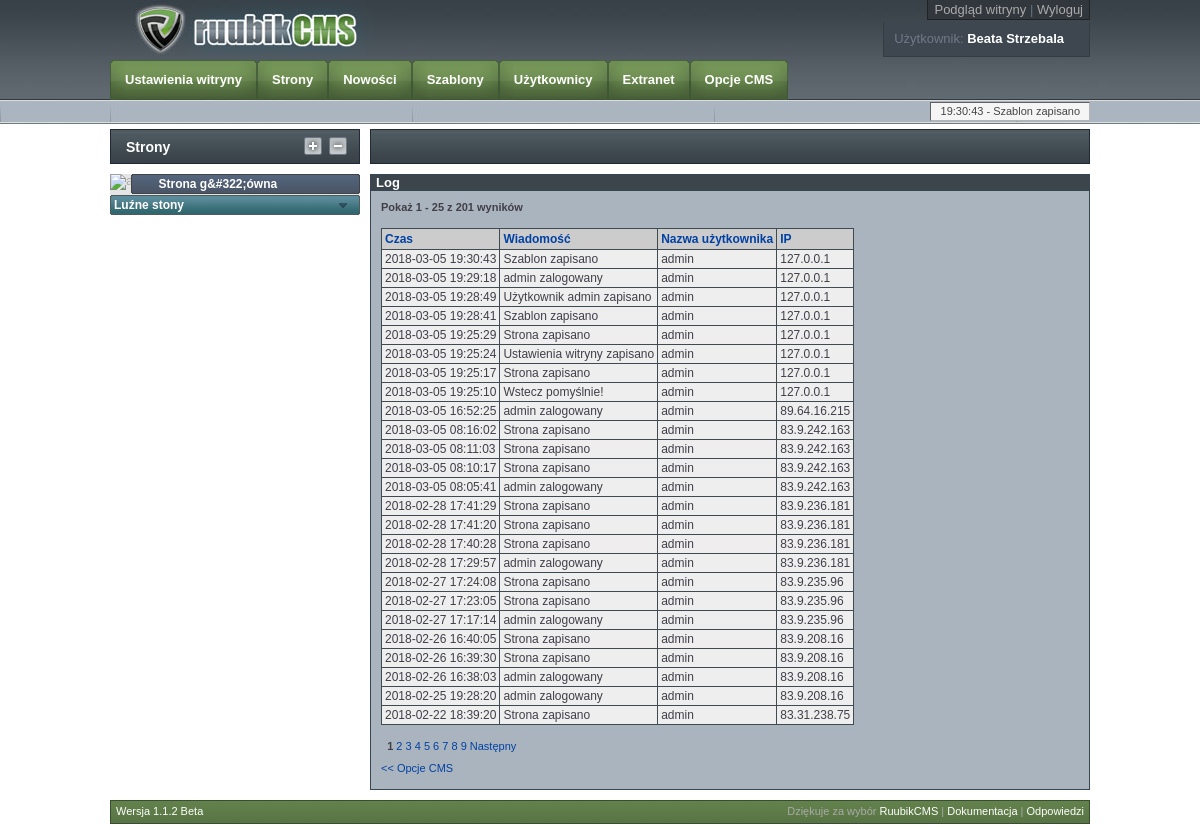
Screenshot of /ruubikcms/cms/showlog.php (signed in) with the database file from the repository.
### tables this page shows
CREATE TABLE "log" ("id" INTEGER PRIMARY KEY  NOT NULL ,"msg" TEXT,"time" TEXT,"ip" TEXT,"user" TEXT);

CREATE TABLE "page" ("pageurl" text PRIMARY KEY ,"name" text,"title" text,"header1" text,"description" text,"keywords" text,"content" text,"mother" text,"levelnum" integer,"ordernum" integer,"image1" text,"image2" text,"lang" text,"pagetype" integer,"extracode" text,"status" integer, "updater" TEXT, "updated" TEXT, "creator" TEXT, "image3" TEXT);

### ruubikcms/includes/commonfunc.php (called while the page is built, shortened)
<?php
function ec($input) {
	$site = get_site_data();
	return stripslashes(htmlentities($input, $ent=ENT_COMPAT, $site['charset']));
}
function query_single($sql)
{
	global $dbh;
	$result = $dbh->query($sql);
	$value = $result->fetchColumn();
	if ($value) return $value;
	else return FALSE;
}
function query_prep($sql, $params_array)
{
	global $dbh;
	$stmt = $dbh->prepare($sql);
	if ($stmt->execute($params_array)) {
		$result = $stmt->fetch(PDO::FETCH_NUM);
		return $result[0];
	}
}
function get_site_data()
{
	global $dbh;
	$stmt = $dbh->prepare("SELECT * FROM site WHERE id = 1");
	if ($stmt->execute()) {
		$result = $stmt->fetchAll(PDO::FETCH_ASSOC);
		return $result[0];
	}
}
?>

### ruubikcms/cms/includes/functions.php (called while the page is built, shortened)
<?php
function root_page($pageurl, $table='page')
{
	$level = query_prep("SELECT levelnum FROM ".$table." WHERE pageurl = ?", array($pageurl));
}
?>

### ruubikcms/cms/showlog.php (the view, shortened to what this page needs)
<?php
require('includes/required.php');
$cmspage = LOG;
require('includes/head.php');
$self = ec($_SERVER['PHP_SELF']);
?>
			<div id="mainBody">
			<?php require('includes/pagemenu.php');?>
				<form method="post" action="<?php echo $self.'?'.ec($_SERVER['QUERY_STRING']);?>" name="newsEditForm">
                <div id="rightDiv">
					<div id="buttonBar">
					</div>
					<div id="rightContent">
						<div id="newsAdmin">
							<h2><?php echo LOG;?></h2>
								<?php
								$rowsperpage = ROWSPERPAGE;
								if (isset($_GET['page'])) $page = intval($_GET['page']);
								else $page = 1;
								$start = $rowsperpage * ($page-1);
								$total = query_single("SELECT COUNT(*) FROM log");
								$lastpage = ceil($total/$rowsperpage);
								$slf = ec($_SERVER['PHP_SELF']).'?';
								if (isset($_GET['order'])) $slf .= 'order='.ec($_GET['order']);
								else $slf .= 'order=1';
								$nav  = '';
								if ($page <= 11) $firstlink = 1;
								else $firstlink = $page - 10;
								if ($page + 10 > $lastpage) $lastlink = $lastpage;
								else $lastlink = $page + 10;
								for($i = $firstlink; $i <= $lastlink; $i++) {
									if ($i == $page) $nav .= " $i ";
									else $nav .= " <a href=\"$slf&amp;page=$i\">$i</a> ";
								}
								if ($page > 1) {
									$i  = $page - 1;
									$prev  = ' <a href="'.$slf.'&amp;page='.$i.'">'.PREVIOUS.'</a> ';
									$first  = ' <a href="'.$slf.'&amp;page=1">'.FIRSTPAGE.'</a> ';
								} else {
								   $prev  = '&nbsp;';
								}
								if ($page < $lastpage) {
								   $i = $page + 1;
									$next  = ' <a href="'.$slf.'&amp;page='.$i.'">'.NEXT.'</a> ';
								} else {
								   $next = '&nbsp;';
								   $last = '&nbsp;';
								}
								if ($_GET['order'] == 1) $order = 'time';
								elseif ($_GET['order'] == 2) $order = 'msg';
								elseif ($_GET['order'] == 3) $order = 'user';
								elseif ($_GET['order'] == 4) $order = 'ip';
								else $order = 'time';
								if ($_GET['desc'] == 1) $desc = ' DESC';
								else $desc = '';
								if (!isset($_GET['order']) AND !isset($_GET['desc'])) $desc = ' DESC';
								if ($lastpage > 1) echo '<p>'.SHOWING.' '.($start+1).' - '.($start+$rowsperpage > $total ? $total : $start+$rowsperpage).' '.sprintf(OFTOTALRESULTS, $total).'</p>';
								echo '<table class="logtable">';
								echo '<tr><th><a href="'.($_GET['desc'] ? '?order=1' : '?order=1&amp;desc=1').'">'.TIME.'</a></th><th><a href="'.($_GET['desc'] ? '?order=2' : '?order=2&amp;desc=1').'">'.MESSAGE.'</a></th><th><a href="'.($_GET['desc'] ? '?order=3' : '?order=3&amp;desc=1').'">'.USERNAME.'</a></th><th><a href="'.($_GET['desc'] ? '?order=4' : '?order=4&amp;desc=1').'">IP</a></th></tr>';
								$sql = "SELECT time, msg, user, ip FROM log ORDER BY ".$order.$desc." LIMIT ".$start.", ".$rowsperpage;
								foreach ($dbh->query($sql) as $row) {
									echo '<tr><td>'.$row['time'].'</td><td>'.$row['msg'].'</td><td>'.$row['user'].'</td><td>'.$row['ip'].'</td></tr>';
								}
								echo '</table>';
								if ($lastpage > 1) echo '<p>'.$prev.$nav.$next.'</p>';
								echo '<p><a href="cmsoptions.php"><< '.CMSOPTIONS.'</a></p>';
							?>
						</div>
					</div>
				</div>
				<div class="clear"></div>
				</form>
			</div>
<?php require('includes/footer.php');?>

### ruubikcms/cms/includes/head.php (shortened to what this page needs)
<!DOCTYPE html PUBLIC "-//W3C//DTD XHTML 1.0 Transitional//EN"
"http://www.w3.org/TR/xhtml1/DTD/xhtml1-transitional.dtd">
<html xmlns="http://www.w3.org/1999/xhtml" xml:lang="<?php echo RLANG;?>" lang="<?php echo RLANG;?>">
	<head>
        <link rel="stylesheet" type="text/css" href="css/default.css" />
        <link rel="stylesheet" type="text/css" href="css/ruubikBody.css" />
        <link rel="stylesheet" type="text/css" href="css/ruubikMainMenu.css" />
        <link rel="stylesheet" type="text/css" href="css/ruubikWebMenu.css" />
        <link rel="stylesheet" type="text/css" href="css/ruubikButtons.css" />
        <link rel="stylesheet" type="text/css" href="css/ruubikToolTip.css" />
        <link rel="stylesheet" type="text/css" href="css/styleLogin.css" />
        <link rel="stylesheet" type="text/css" href="css/datePicker.css" />
		<?php if ($cmspage == LOG) echo '<link rel="stylesheet" type="text/css" href="css/styleAdminNews.css" />';?>
    </head>
    <body>
        <div id="wrapper">
            <div id="header">
                <div id="top">
					<div id="topLinks">
						<span id="linksBox">
							<a href="../../" target="_blank"><?php echo VIEWSITE;?></a> | <a href="login/logout.php"><?php echo LOGOUT;?></a>
						</span>
					</div>
					<div id="topUser">
						<span id="userBox">
							<?php
								$name = $_SESSION['firstname'].' '.$_SESSION['lastname'];
								echo USER.': <span id="userName">'.$name.'</span>';
							?>
						</span>
					</div>
				</div>
                <div id="mainNavigation">
                    <ul>
						<?php require('mainmenu.php');?>
					</ul>
				</div>
                 <div id="infoMessage">
					<div id="messageText"><?php echo substr(query_single("SELECT time FROM log ORDER BY time DESC LIMIT 1"),-8);?> - <?php echo query_single("SELECT msg FROM log ORDER BY time DESC LIMIT 1")?></div>
				</div>
			</div>

### ruubikcms/cms/includes/pagemenu.php (shortened to what this page needs)
           <div id="leftDiv">
<div class="blueHeader"><?php echo WEBPAGES;?><div id="showAll">&nbsp;</div><div id="showMain">&nbsp;</div></div>
<div id="pageManagement">
	<div id="rootMenu">
	<?php
		if (isset($_GET['p'])) $p = ec($_GET['p']);
		else $p = '';
		$sql = "SELECT pageurl, name FROM page WHERE levelnum = 1 ORDER BY ordernum";
		foreach ($dbh->query($sql) as $row) {
			echo '
				<div class="arrowdiv1"><a href="index.php'.'?p='.$row['pageurl'].'&amp;moveup=1&amp;token='.$token.'"><img src="images/arrow1.gif" class="imgover" alt="arrow" /></a></div>
				<div class="rootPage"><a href="index.php'.'?p='.$row['pageurl'].'"'.($row['pageurl'] == root_page($p) ? ' class="selected"' : '').'>'.ec($row['name']).'</a></div>
				<div class="subMenu1"'.($row['pageurl'] == root_page($p) ? ' id="open"' : '').'>';
			echo '
				</div> ';
		}
		echo '
				<div class="rootPageFree"><a href="index.php'.'?p=---notinmenu---">'.FREEPAGES.'</a></div>
				<div class="subMenu1"'.(($p == '---notinmenu---' OR root_page($p) == '---notinmenu---') ? ' id="open"' : '').'>';
		echo '
				</div>';
		?>
	</div>
</div>
           </div>

### ruubikcms/cms/css/default.css (style rules this page uses)
html, body, div, span, applet, object, iframe, h1, h2, h3, h4, h5, h6, p, blockquote, pre, a, abbr, acronym, address, big, cite, code, del, dfn, em, font, img, ins, kbd, q, s, samp, small, strike, strong, sub, sup, tt, var, b, u, i, center, dl, dt, dd, ol, ul, li, fieldset, form, label, legend, table, caption, tbody, tfoot, thead, tr, th, td { margin: 0; padding: 0; border: 0; outline: 0; font-size: 100%; }
ol, ul { list-style: none; }
table { border-collapse: collapse; border-spacing: 0; }
h2 { font-size: 2.0em; }
p { padding: 5px 0; }
a:link, a:visited { color: #aaaaaa; font-weight: normal; text-decoration: none; }

### ruubikcms/cms/css/ruubikBody.css (style rules this page uses)
body { font-family: verdana, arial, Helvetica, sans-serif; font-size: small; font-weight: normal; color: #333333; background: #ffffff url(images/bg.jpg) repeat-x top left; }
#wrapper { position: relative; margin-left: auto; margin-right: auto; width: 980px; }
#header { position: relative; background: #aaaaaa url(images/bg.jpg) repeat-x top left; height: 124px; border-bottom: 5px solid #ffffff; }
#top { height: 60px; background: url(images/logo.jpg) no-repeat top left; }
#top #topLinks { padding: 0; text-align: right; color: #65727f; height: 20px; line-height: 20px; }
#topLinks #linksBox { text-align: left; padding: 2px 6px; background: #32373D; border: 1px solid #222; border-top: none; }
#topUser { margin-top: 1px; text-align: right; padding: 0; height: 35px; line-height: 35px; color: #71788a; }
#topUser #userBox { text-align: left; padding: 9px 25px 10px 10px; height: 35px; line-height: 35px; background: #3e474f; border: 1px solid #343b42; border-top: 1px solid #222; border-top: none; }
#topUser #userName { color: #ffffff; font-weight: bold; }
#mainNavigation { position: relative; height: 40px; }
#mainBody { position: relative; width: 980px; }
#leftDiv { position: relative; float: left; width: 250px; }
div.blueHeader { position: relative; padding: 10px 0 0 15px; font-family: trebuchet MS, verdana, arial, Helvetica, sans-serif; height: 25px; font-weight: bold; font-size: 14px; color: #ffffff; border-right: 1px solid #222b35; border-left: 1px solid #222b35; background: url(images/h1_bg.jpg) repeat-x top left; }
div.blueHeader div#showAll { position: absolute; top: 8px; right: 25px; width: 30px; height: 20px; background: url(images/plus.gif) no-repeat top left; }
div.blueHeader div#showMain { position: absolute; top: 8px; right: 0px; width: 30px; height: 20px; background: url(images/minus.gif) no-repeat top left; }
#rightDiv { position: relative; float: right; width: 720px; }
#rightContent { position: relative; padding: 10px 0 9px 0; width: 720px; }
#rightContent a { color: #0041a3; }
#rightContent p { padding: 5px 10px; }
div.clear { position: relative; clear: both; font-size: 1px; height: 1px; line-height: 1em; }
#newsAdmin table.logtable { margin: 10px; }
#newsAdmin .logtable th { font-weight: bold; padding: 3px; border: 1px solid #404b51; font-size: 12px; background: #ccc; }
#newsAdmin .logtable a { font-weight: bold; }
#newsAdmin .logtable td { font-weight: normal; font-size: 12px; padding: 2px 3px; border: 1px solid #404b51; background: #eee; }

### ruubikcms/cms/css/ruubikMainMenu.css (style rules this page uses)
#mainNavigation ul { list-style:none; }
#infoMessage { position: absolute; bottom: 0; right: 0; padding: 0 0 0 0; line-height: 1em; width: 400px; height: 22px; }
#infoMessage #messageText { float: right; padding: 2px 9px 2px 10px; font-size: 11px; color: #454545; border: 1px inset #b5b5b5; background: #f5f5f5; text-align: right; }

### ruubikcms/cms/css/ruubikWebMenu.css (style rules this page uses)
div#pageManagement { padding: 10px 0 0 0; text-align: left; color: #ffffff; line-height: 1; }
div#rootMenu, div#rootMenuNews { width: 250px; background: #e5e5e5; }
div.arrowdiv1 { margin-bottom: 1px; float: left; }
div.rootPage { margin: 0 0 1px 21px; width: 229px; position: relative; }
div.rootPage a:link, div.rootPage a:visited { display: block; padding: 0 0 0 4px; width: 225px; min-height: 20px; line-height: 20px; color: #ffffff; font-size: 12px; font-family: trebuchet ms, arial; font-weight: bold; text-decoration: none; background: url("images/rootpage.gif") no-repeat bottom left; }
div.rootPageFree a:link, div.rootPageFree a:visited { display: block; padding: 0 0 0 4px; width: 246px; min-height: 20px; line-height: 20px; color: #ffffff; font-size: 12px; font-family: trebuchet ms, arial; font-weight: bold; text-decoration: none; background: url("images/rootpage_free.gif") no-repeat bottom left; }

### rows the page displays
log: time "19:30:43", time "2018-03-05 19:30:43", msg "Szablon zapisano", user "admin", ip "127.0.0.1"
page: name "Strona g&#322;ówna"
log: time "2018-03-05 19:29:18", msg "admin zalogowany", user "admin", ip "127.0.0.1"
log: time "2018-03-05 19:28:49", msg "Użytkownik admin zapisano", user "admin", ip "127.0.0.1"
log: time "2018-03-05 19:28:41", msg "Szablon zapisano", user "admin", ip "127.0.0.1"
log: time "2018-03-05 19:25:29", msg "Strona zapisano", user "admin", ip "127.0.0.1"
log: time "2018-03-05 19:25:24", msg "Ustawienia witryny zapisano", user "admin", ip "127.0.0.1"
log: time "2018-03-05 19:25:17", msg "Strona zapisano", user "admin", ip "127.0.0.1"
log: time "2018-03-05 19:25:10", msg "Wstecz pomyślnie!", user "admin", ip "127.0.0.1"
log: time "2018-03-05 16:52:25", msg "admin zalogowany", user "admin", ip "89.64.16.215"
log: time "2018-03-05 08:16:02", msg "Strona zapisano", user "admin", ip "83.9.242.163"
log: time "2018-03-05 08:11:03", msg "Strona zapisano", user "admin", ip "83.9.242.163"
log: time "2018-03-05 08:10:17", msg "Strona zapisano", user "admin", ip "83.9.242.163"
log: time "2018-03-05 08:05:41", msg "admin zalogowany", user "admin", ip "83.9.242.163"
log: time "2018-02-28 17:41:29", msg "Strona zapisano", user "admin", ip "83.9.236.181"
log: time "2018-02-28 17:41:20", msg "Strona zapisano", user "admin", ip "83.9.236.181"
log: time "2018-02-28 17:40:28", msg "Strona zapisano", user "admin", ip "83.9.236.181"
log: time "2018-02-28 17:29:57", msg "admin zalogowany", user "admin", ip "83.9.236.181"
log: time "2018-02-27 17:24:08", msg "Strona zapisano", user "admin", ip "83.9.235.96"
log: time "2018-02-27 17:23:05", msg "Strona zapisano", user "admin", ip "83.9.235.96"
log: time "2018-02-27 17:17:14", msg "admin zalogowany", user "admin", ip "83.9.235.96"
log: time "2018-02-26 16:40:05", msg "Strona zapisano", user "admin", ip "83.9.208.16"
log: time "2018-02-26 16:39:30", msg "Strona zapisano", user "admin", ip "83.9.208.16"
log: time "2018-02-26 16:38:03", msg "admin zalogowany", user "admin", ip "83.9.208.16"
log: time "2018-02-25 19:28:20", msg "admin zalogowany", user "admin", ip "83.9.208.16"
log: time "2018-02-22 18:39:20", msg "Strona zapisano", user "admin", ip "83.31.238.75"

### other values shown
VIEWSITE "Podgląd witryny"
LOGOUT "Wyloguj"
USER "Użytkownik"
$name "Beata Strzebala"
SITESETUP "Ustawienia witryny"
WEBPAGES "Strony"
NEWS "Nowości"
SNIPPETS "Szablony"
USERS "Użytkownicy"
EXTRANET "Extranet"
CMSOPTIONS "Opcje CMS"
query_single("SELECT msg FROM log ORDER BY time DESC LIMIT 1") "Szablon zapisano"
FREEPAGES "Luźne stony"
LOG "Log"
SHOWING "Pokaż"
